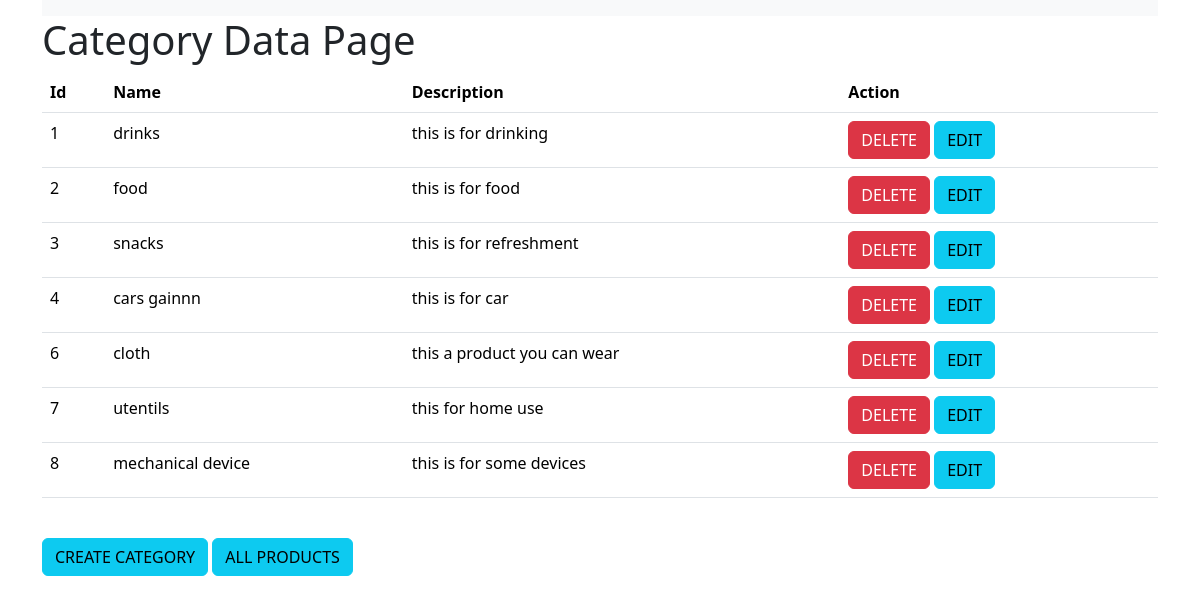
Page /allcat on the earlier database version.
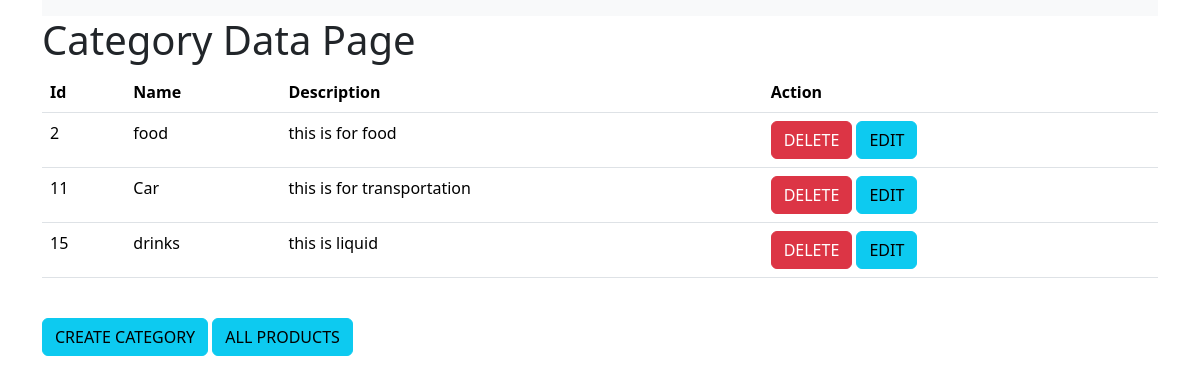
Same page on the later database version.
### inventoryapp/models.py (models this page shows, shortened)
class Category(models.Model):
    name = models.CharField(max_length=30, null=False)
    description = models.CharField(max_length=50, null=False)
    class Meta:
        verbose_name = "Categorie"

### inventoryapp/views.py (the view)
# urls.py: path('allcat', views.allcategory, name='allcat'),
def allcategory(request):
    all_cat = Category.objects.all()
    return render(request, "allcat.html", context={"all_cats": all_cat})

### templates/allcat.html (shortened to what this page needs)
<!DOCTYPE html>
<html lang="en">
<head>
     <link href="https://cdn.jsdelivr.net/npm/bootstrap@5.3.2/dist/css/bootstrap.min.css" rel="stylesheet"
>
</head>
<body>
<div class="container">
  <div class="row justify-content-center">
    <div class="col-md-12">
<nav class="navbar bg-dark navbar-expand-lg bg-body-tertiary">
</nav>
  <marquee><h1> Category Data Page</h1></marquee>
        <table class="table">
          <thead>
            <tr>
                <th scope="col">Id</th>
                <th scope="col">Name</th>
                <th scope="col">Description</th>
                <th scope="col">Action</th>
            </tr>
          </thead>
          <tbody>
             {% for cat in all_cats %}
            <tr>
                <td>{{cat.id}}</td>
                <td>{{cat.name}}</td>
                <td>{{cat.description}}</td>
                <td><a href="{% url 'removecat' cat.id %}" class="btn btn-danger">DELETE</a>
                    <a href="{% url 'updatecat' cat.id %}" class="btn btn-info">EDIT</a>
                </td>
            </tr>
            {% endfor %}
          </tbody>
        </table><br>
         <a href="{% url 'createcategory' %}" class="btn btn-info">CREATE CATEGORY</a>
        <a href="{% url 'allproducts'%}" class="btn btn-info">ALL PRODUCTS</a>
        <br><br>
    </div>
  </div>
</div>
</body>
</html>

Differences in the rows shown:
removed Category: id "1", name "drinks", description "this is for drinking"
removed Category: id "3", name "snacks", description "this is for refreshment"
removed Category: id "4", name "cars gainnn", description "this is for car"
removed Category: id "6", name "cloth", description "this a product you can wear"
removed Category: id "7", name "utentils", description "this for home use"
removed Category: id "8", name "mechanical device", description "this is for some devices"
added Category: id "11", name "Car", description "this is for transportation"
added Category: id "15", name "drinks", description "this is liquid"
